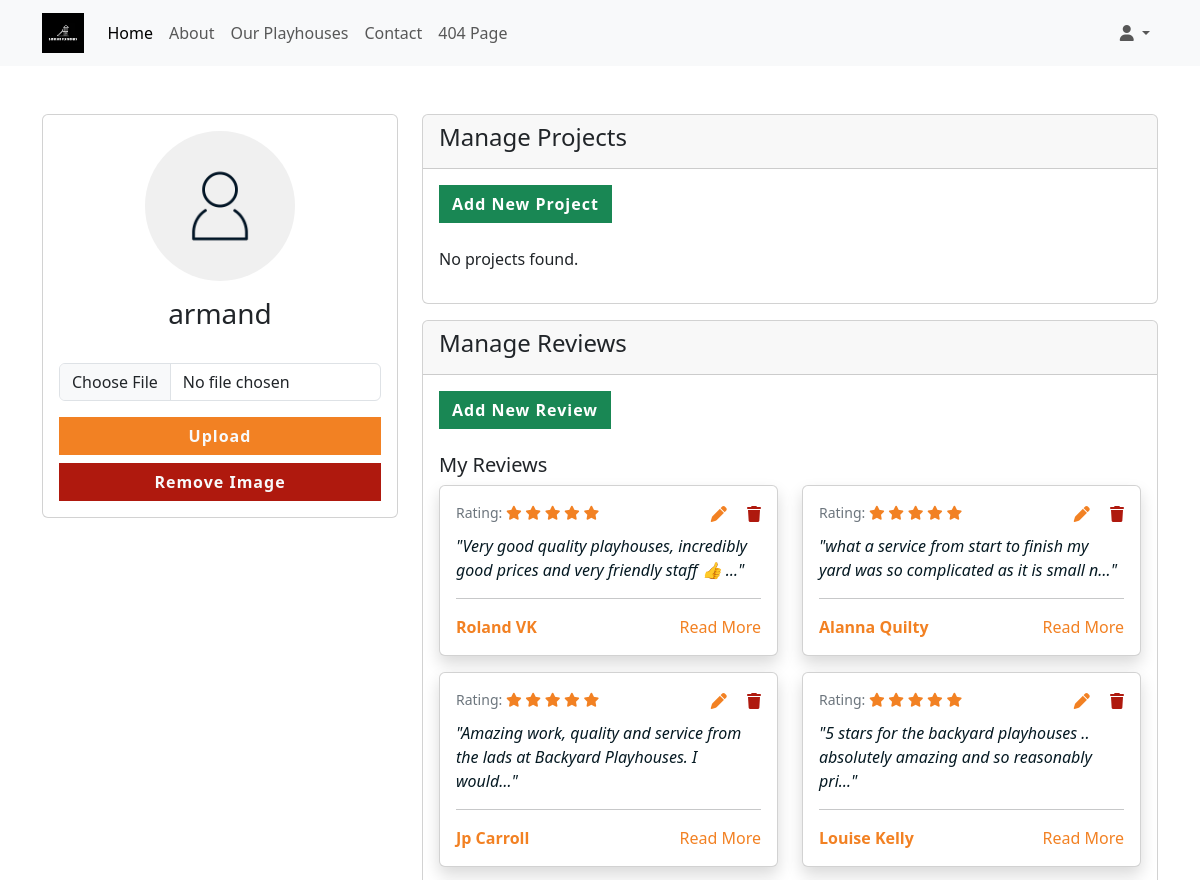
Page /profiles/profile/ (signed in, upper part) on the earlier database version.
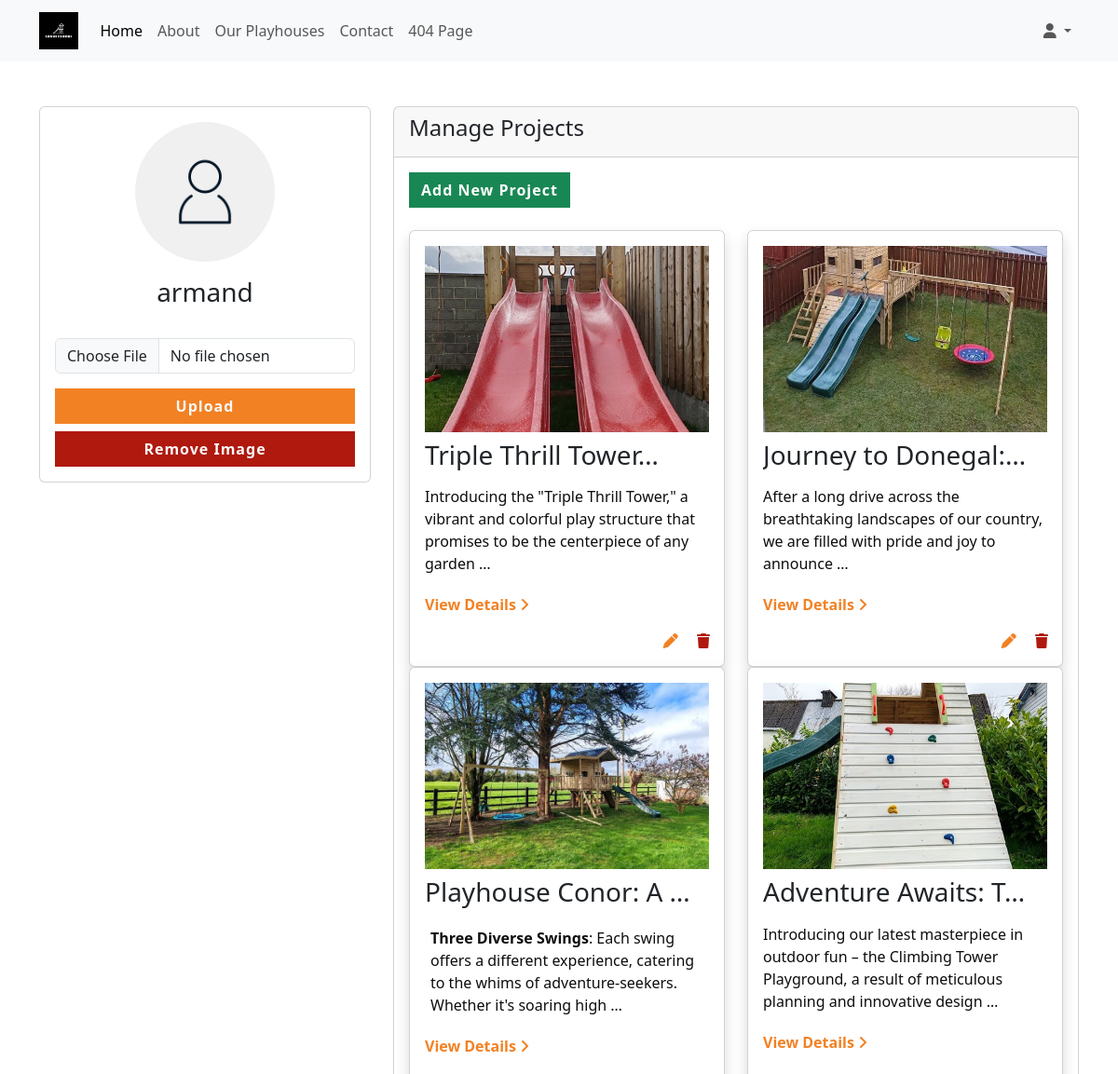
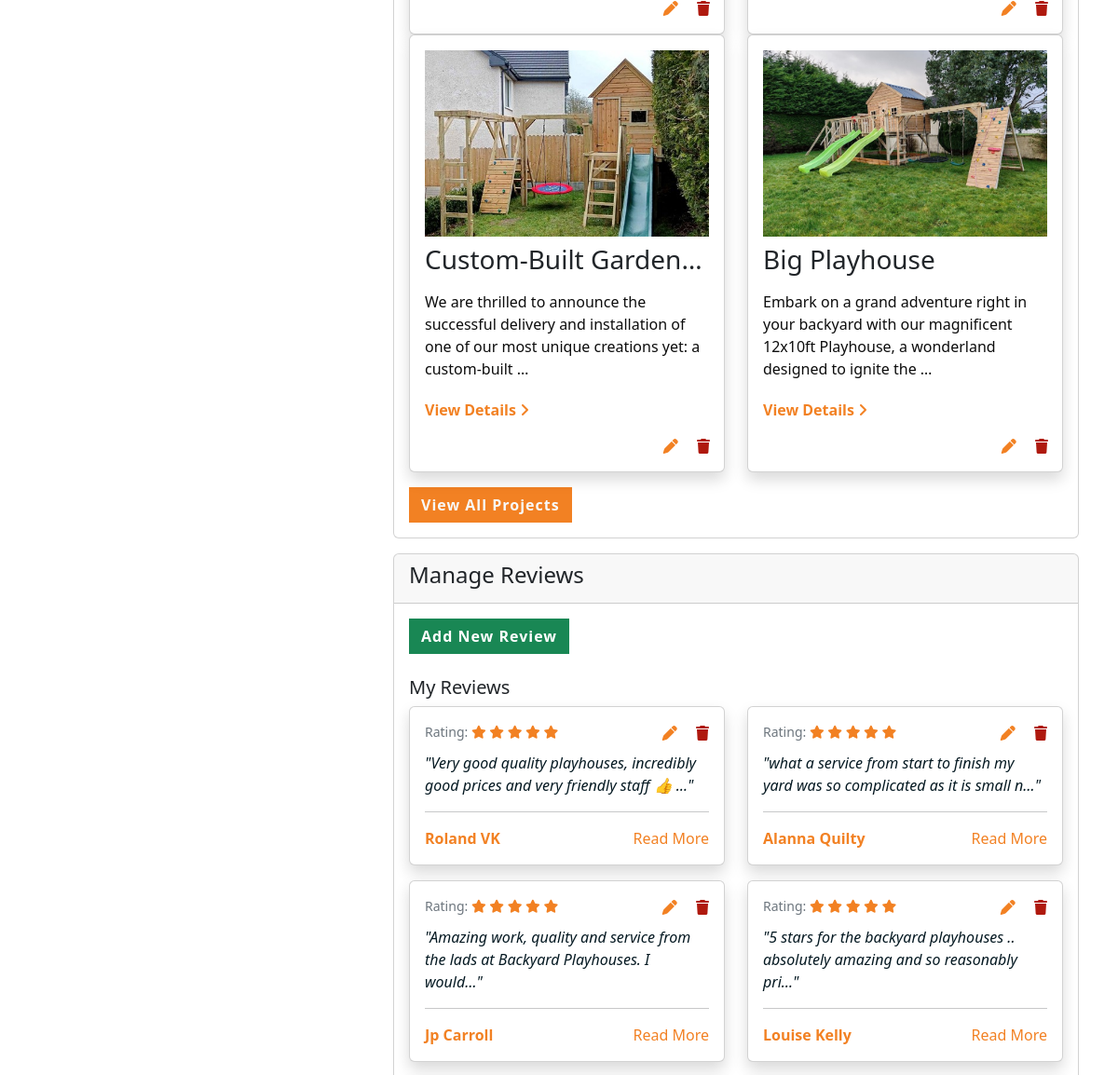
Same page on the later database version (2 pictures, top to bottom).
### reviews/models.py (models this page shows, shortened)
class Review(models.Model):
    author = models.CharField(max_length=100)
    rating = models.IntegerField(default=5, choices=[(i, i) for i in range(1, 6)])
    content = models.TextField()
    date_posted = models.DateTimeField(auto_now_add=True)
    def stars(self):
        stars_html = mark_safe(''.join(['<i class="fas fa-star text-warning"></i> ' for _ in range(self.rating)]) +
                               ''.join(['<i class="far fa-star text-warning"></i> ' for _ in range(5 - self.rating)]))
        return stars_html

### projects/models.py (models this page shows, shortened)
class Project(models.Model):
    title = models.CharField(max_length=255)
    description = models.TextField()
    date_posted = models.DateTimeField(auto_now_add=True)

class ProjectImage(models.Model):
    project = models.ForeignKey(Project, related_name='images', on_delete=models.CASCADE)
    image = models.ImageField(upload_to='project_images/')

### profiles/views.py (the view)
# urls.py: path('profile/', profile_view, name='profile'),
@login_required
def profile_view(request):
    try:
        profile = request.user.profile
    except Profile.DoesNotExist:
        profile = Profile.objects.create(user=request.user)
    if request.method == 'POST':
        p_form = ProfileUpdateForm(request.POST, request.FILES, instance=profile)
        if p_form.is_valid():
            p_form.save()
            messages.success(request, 'Your profile image has been updated.')
            return redirect('profile')
        else:
            messages.warning(request, 'Please select an image to upload.')
    else:
        p_form = ProfileUpdateForm(instance=profile)
    recent_projects = Project.objects.all().order_by('-date_posted')[:6]
    reviews = Review.objects.all().order_by('-date_posted')[:6]
    context = {
        'p_form': p_form,
        'reviews': reviews,
        'recent_projects': recent_projects,
        }
    return render(request, 'profiles/profile.html', context)

### profiles/forms.py (shortened to what this page needs)
class ProfileUpdateForm(forms.ModelForm):
    class Meta:
        model = Profile
        fields = ['image']

### profiles/models.py (called while the page is built)
    def get_image_url(self):
        if self.image:
            return self.image.url
        else:
            return static('images/default.webp')

### profiles/templates/profiles/profile.html (shortened to what the changed rows need)
{% extends 'base.html' %}
{% load static %}
{% block content %}
<div class="container py-5">
    <div class="row">
        <div class="col-md-8">
            <div class="card mb-3">
                <div class="card-body">
                    <a href="{% url 'projects:add_project' %}" class="btn btn-success mb-4">Add New Project</a>
                    {% if recent_projects %}
                        <div class="row">
                            {% for project in recent_projects %}
                                <div class="col-12 col-md-6">
                                    <div class="card project-card shadow mb-2">
                                        <div class="card-body">
                                            {% with project.images.first as image %}
                                                <img src="{{ image.image.url }}" alt="{{ project.title }}" class="img-fluid mb-2">
                                            {% endwith %}
                                            <h3 class="card-title">{{ project.title|truncatechars:20 }}</h3>
                                            <p class="card-text">{{ project.description|truncatewords_html:20|safe }}</p>
                                            <div class="d-flex justify-content-between">
                                                <a href="#" class="text-warning text-decoration-none fw-bold" data-bs-toggle="modal" data-bs-target="#projectModal{{ project.id }}">View Details <i class="fa-solid fa-angle-right"></i></a>
                                                <div class="playhouse_edit_buttons">
                                                    {% if request.user.is_authenticated and request.user.is_staff %}
                                                    <a href="{% url 'projects:edit_project' project.id %}?next={{ request.path }}" class="text-warning me-3"><i class="fa-solid fa-pen"></i></a>
                                                    <a href="{% url 'projects:delete_project' project.id %}?next={{ request.path }}" class="text-danger">
                                                        <i class="fa-solid fa-trash"></i>
                                                    </a>
                                                    {% endif %}
                                                </div>
                                            </div>
                                        </div>
                                    </div>
                                </div>
                            {% endfor %}
                        </div>
                        <a href="{% url 'projects:project_list' %}" class="btn btn-primary mt-3">View All Projects</a>
                    {% else %}
                        <p>No projects found.</p>
                    {% endif %}
                </div>
            </div>
            <div class="card">
                <div class="card-body">
                    {% if reviews %}
                        <div class="row">
                            {% for review in reviews %}
                                <div class="col-lg-6">
                                    <div class="card mb-3 shadow">
                                        <div class="card-body">
                                            <div class="testimonial-rating mb-2 d-flex justify-content-between">
                                                <small class="text-muted">Rating: {{ review.stars|safe }}</small>
                                                <div>
                                                    {% if request.user.is_authenticated and request.user.is_staff %}
                                                    <a href="{% url 'edit_review' review.id %}?next={{ request.path }}" class="text-warning me-3"><i class="fa-solid fa-pen"></i></a>
                                                    <a href="{% url 'delete_review' review.id %}?next={{ request.path }}" class="text-danger">
                                                        <i class="fa-solid fa-trash"></i>
                                                    </a>
                                                    {% endif %}
                                                </div>
                                            </div>
                                            <p class="testimonial-text">"{{ review.content|truncatechars:80 }}"</p>
                                            <hr>
                                            <div class="w-100 d-flex justify-content-between align-items-center">
                                                <p class="testimonial-author mb-0"><strong>{{ review.author }}</strong></p>
                                                {% if review.content|length > 80 %}
                                                <a class="text-warning text-decoration-none" href="#reviewModal" data-bs-toggle="modal" data-bs-target="#reviewModal" onclick="setModalContent('{{ review.content|escapejs }}')">Read More</a>
                                                {% endif %}
                                            </div>
                                        </div>
                                    </div>
                                </div>
                            {% endfor %}
                        </div>
                    {% else %}
                        <p class="text-muted">No reviews yet.</p>
                    {% endif %}
                </div>
            </div>
        </div>
    </div>
</div>
{% endblock %}

Differences in the rows shown:
added Project: images.first.image (picture), title "Triple Thrill Tower…", description "Introducing the \"Triple Thrill Tower,\" a vibrant and colorful play structure that promises to be the centerpiece of any garden …"
added Project: images.first.image (picture), title "Journey to Donegal:…", description "After a long drive across the breathtaking landscapes of our country, we are filled with pride and joy to announce …"
added Project: images.first.image (picture), title "Playhouse Conor: A …", description "Three Diverse Swings : Each swing offers a different experience, catering to the whims of adventure-seekers. Whether it's soaring high …"
added Project: images.first.image (picture), title "Adventure Awaits: T…", description "Introducing our latest masterpiece in outdoor fun – the Climbing Tower Playground, a result of meticulous planning and innovative design …"
added Project: images.first.image (picture), title "Custom-Built Garden…", description "We are thrilled to announce the successful delivery and installation of one of our most unique creations yet: a custom-built …"
added Project: images.first.image (picture), title "Big Playhouse", description "Embark on a grand adventure right in your backyard with our magnificent 12x10ft Playhouse, a wonderland designed to ignite the …"
Other differences:
text no longer shown: "No projects found."
text now shown: "View All Projects"
